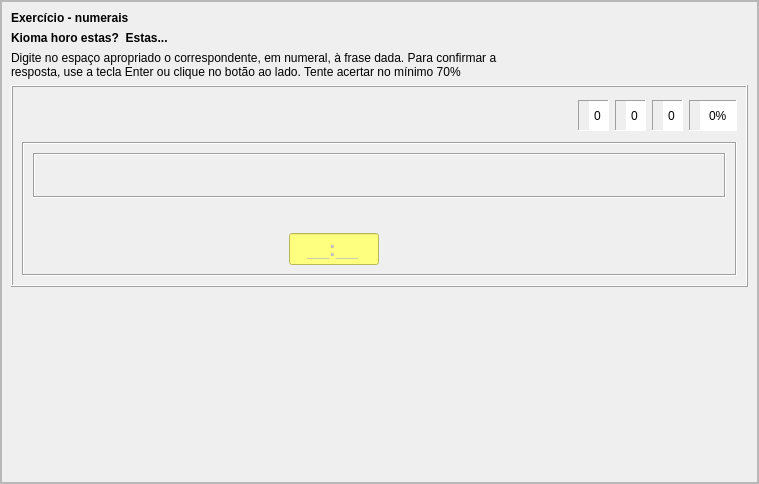
<?xml version="1.0" encoding="UTF-8"?>
<ui version="4.0">
 <class>kiomahoro</class>
 <widget class="QFrame" name="kiomahoro">
  <property name="geometry">
   <rect>
    <x>0</x>
    <y>0</y>
    <width>759</width>
    <height>484</height>
   </rect>
  </property>
  <property name="windowTitle">
   <string>Frame</string>
  </property>
  <property name="frameShape">
   <enum>QFrame::StyledPanel</enum>
  </property>
  <property name="frameShadow">
   <enum>QFrame::Raised</enum>
  </property>
  <property name="tipo" stdset="0">
   <string>senborda</string>
  </property>
  <layout class="QVBoxLayout" name="verticalLayout_5">
   <property name="spacing">
    <number>0</number>
   </property>
   <property name="leftMargin">
    <number>0</number>
   </property>
   <property name="topMargin">
    <number>0</number>
   </property>
   <property name="rightMargin">
    <number>0</number>
   </property>
   <property name="bottomMargin">
    <number>0</number>
   </property>
   <item>
    <widget class="QScrollArea" name="scrollArea">
     <property name="widgetResizable">
      <bool>true</bool>
     </property>
     <widget class="QWidget" name="scrollAreaWidgetContents">
      <property name="geometry">
       <rect>
        <x>0</x>
        <y>0</y>
        <width>755</width>
        <height>480</height>
       </rect>
      </property>
      <layout class="QVBoxLayout" name="verticalLayout_4">
       <item>
        <widget class="titolo" name="Lec11_Label3">
         <property name="maximumSize">
          <size>
           <width>16777215</width>
           <height>30</height>
          </size>
         </property>
         <property name="font">
          <font>
           <weight>75</weight>
           <bold>true</bold>
          </font>
         </property>
         <property name="text">
          <string notr="true">Exercício - numerais</string>
         </property>
        </widget>
       </item>
       <item>
        <widget class="QLabel" name="label">
         <property name="styleSheet">
          <string notr="true">font-weight: bold;</string>
         </property>
         <property name="text">
          <string notr="true">Kioma horo estas?  Estas...</string>
         </property>
         <property name="lingvo" stdset="0">
          <string>eo</string>
         </property>
        </widget>
       </item>
       <item>
        <widget class="QLabel" name="Lec11_Label12">
         <property name="text">
          <string notr="true">Digite no espaço apropriado o correspondente, em numeral, à frase dada. Para confirmar a 
resposta, use a tecla Enter ou clique no botão ao lado. Tente acertar no mínimo 70%</string>
         </property>
         <property name="wordWrap">
          <bool>true</bool>
         </property>
        </widget>
       </item>
       <item>
        <widget class="QFrame" name="frame">
         <property name="frameShape">
          <enum>QFrame::Box</enum>
         </property>
         <property name="frameShadow">
          <enum>QFrame::Raised</enum>
         </property>
         <property name="tipo" stdset="0">
          <string>markebla</string>
         </property>
         <layout class="QVBoxLayout" name="verticalLayout_3">
          <item>
           <layout class="QHBoxLayout" name="horizontalLayout_7">
            <item>
             <widget class="QFrame" name="frame_10">
              <property name="minimumSize">
               <size>
                <width>80</width>
                <height>40</height>
               </size>
              </property>
              <property name="maximumSize">
               <size>
                <width>16777215</width>
                <height>16777215</height>
               </size>
              </property>
              <property name="autoFillBackground">
               <bool>false</bool>
              </property>
              <property name="frameShape">
               <enum>QFrame::NoFrame</enum>
              </property>
              <property name="frameShadow">
               <enum>QFrame::Sunken</enum>
              </property>
              <layout class="QHBoxLayout" name="horizontalLayout">
               <property name="spacing">
                <number>1</number>
               </property>
               <property name="leftMargin">
                <number>0</number>
               </property>
               <property name="topMargin">
                <number>0</number>
               </property>
               <property name="rightMargin">
                <number>0</number>
               </property>
               <property name="bottomMargin">
                <number>0</number>
               </property>
               <item>
                <widget class="QPushButton" name="BitBtn1">
                 <property name="text">
                  <string notr="true"/>
                 </property>
                 <property name="icon">
                  <iconset>
                   <normalon>:/ikonoj/ekzercoj/komenci.png</normalon>
                   <activeon>:/ikonoj/ekzercoj/komenci-over.png</activeon>
                  </iconset>
                 </property>
                 <property name="iconSize">
                  <size>
                   <width>35</width>
                   <height>33</height>
                  </size>
                 </property>
                 <property name="flat">
                  <bool>true</bool>
                 </property>
                 <property name="tipo" stdset="0">
                  <string>komenci</string>
                 </property>
                </widget>
               </item>
               <item>
                <widget class="QPushButton" name="BitBtn3">
                 <property name="enabled">
                  <bool>false</bool>
                 </property>
                 <property name="text">
                  <string notr="true"/>
                 </property>
                 <property name="icon">
                  <iconset>
                   <normalon>:/ikonoj/ekzercoj/halti.png</normalon>
                   <activeon>:/ikonoj/ekzercoj/halti-over.png</activeon>
                  </iconset>
                 </property>
                 <property name="iconSize">
                  <size>
                   <width>35</width>
                   <height>33</height>
                  </size>
                 </property>
                 <property name="flat">
                  <bool>true</bool>
                 </property>
                 <property name="tipo" stdset="0">
                  <string>halti</string>
                 </property>
                </widget>
               </item>
              </layout>
             </widget>
            </item>
            <item>
             <spacer name="horizontalSpacer_10">
              <property name="orientation">
               <enum>Qt::Horizontal</enum>
              </property>
              <property name="sizeHint" stdset="0">
               <size>
                <width>0</width>
                <height>0</height>
               </size>
              </property>
             </spacer>
            </item>
            <item>
             <widget class="QFrame" name="frame_11">
              <property name="maximumSize">
               <size>
                <width>16777215</width>
                <height>31</height>
               </size>
              </property>
              <property name="autoFillBackground">
               <bool>false</bool>
              </property>
              <property name="frameShape">
               <enum>QFrame::Panel</enum>
              </property>
              <property name="frameShadow">
               <enum>QFrame::Sunken</enum>
              </property>
              <property name="tipo" stdset="0">
               <string>shilda</string>
              </property>
              <layout class="QHBoxLayout" name="horizontalLayout_3">
               <property name="spacing">
                <number>1</number>
               </property>
               <property name="leftMargin">
                <number>2</number>
               </property>
               <property name="topMargin">
                <number>0</number>
               </property>
               <property name="rightMargin">
                <number>0</number>
               </property>
               <property name="bottomMargin">
                <number>0</number>
               </property>
               <item>
                <widget class="QLabel" name="label_5">
                 <property name="maximumSize">
                  <size>
                   <width>24</width>
                   <height>24</height>
                  </size>
                 </property>
                 <property name="text">
                  <string notr="true"/>
                 </property>
                 <property name="pixmap">
                  <pixmap resource="ikonoj.qrc">:/ikonoj/kubeto.png</pixmap>
                 </property>
                 <property name="scaledContents">
                  <bool>true</bool>
                 </property>
                 <property name="alignment">
                  <set>Qt::AlignCenter</set>
                 </property>
                </widget>
               </item>
               <item>
                <widget class="QSpinBox" name="Placar1">
                 <property name="sizePolicy">
                  <sizepolicy hsizetype="Preferred" vsizetype="Preferred">
                   <horstretch>0</horstretch>
                   <verstretch>0</verstretch>
                  </sizepolicy>
                 </property>
                 <property name="frame">
                  <bool>false</bool>
                 </property>
                 <property name="alignment">
                  <set>Qt::AlignCenter</set>
                 </property>
                 <property name="readOnly">
                  <bool>true</bool>
                 </property>
                 <property name="buttonSymbols">
                  <enum>QAbstractSpinBox::NoButtons</enum>
                 </property>
                 <property name="tipo" stdset="0">
                  <string>shilda</string>
                 </property>
                </widget>
               </item>
              </layout>
             </widget>
            </item>
            <item>
             <widget class="QFrame" name="frame_12">
              <property name="maximumSize">
               <size>
                <width>16777215</width>
                <height>31</height>
               </size>
              </property>
              <property name="autoFillBackground">
               <bool>false</bool>
              </property>
              <property name="frameShape">
               <enum>QFrame::Panel</enum>
              </property>
              <property name="frameShadow">
               <enum>QFrame::Sunken</enum>
              </property>
              <property name="tipo" stdset="0">
               <string>shilda</string>
              </property>
              <layout class="QHBoxLayout" name="horizontalLayout_4">
               <property name="spacing">
                <number>1</number>
               </property>
               <property name="leftMargin">
                <number>2</number>
               </property>
               <property name="topMargin">
                <number>0</number>
               </property>
               <property name="rightMargin">
                <number>0</number>
               </property>
               <property name="bottomMargin">
                <number>0</number>
               </property>
               <item>
                <widget class="QLabel" name="label_8">
                 <property name="maximumSize">
                  <size>
                   <width>24</width>
                   <height>24</height>
                  </size>
                 </property>
                 <property name="text">
                  <string notr="true"/>
                 </property>
                 <property name="pixmap">
                  <pixmap resource="ikonoj.qrc">:/ikonoj/ekzercoj/bone.png</pixmap>
                 </property>
                 <property name="scaledContents">
                  <bool>true</bool>
                 </property>
                 <property name="alignment">
                  <set>Qt::AlignCenter</set>
                 </property>
                </widget>
               </item>
               <item>
                <widget class="QSpinBox" name="Placar2">
                 <property name="sizePolicy">
                  <sizepolicy hsizetype="Preferred" vsizetype="Preferred">
                   <horstretch>0</horstretch>
                   <verstretch>0</verstretch>
                  </sizepolicy>
                 </property>
                 <property name="frame">
                  <bool>false</bool>
                 </property>
                 <property name="alignment">
                  <set>Qt::AlignCenter</set>
                 </property>
                 <property name="readOnly">
                  <bool>true</bool>
                 </property>
                 <property name="buttonSymbols">
                  <enum>QAbstractSpinBox::NoButtons</enum>
                 </property>
                 <property name="tipo" stdset="0">
                  <string>shilda</string>
                 </property>
                </widget>
               </item>
              </layout>
             </widget>
            </item>
            <item>
             <widget class="QFrame" name="frame_36">
              <property name="maximumSize">
               <size>
                <width>16777215</width>
                <height>31</height>
               </size>
              </property>
              <property name="autoFillBackground">
               <bool>false</bool>
              </property>
              <property name="frameShape">
               <enum>QFrame::Panel</enum>
              </property>
              <property name="frameShadow">
               <enum>QFrame::Sunken</enum>
              </property>
              <property name="tipo" stdset="0">
               <string>shilda</string>
              </property>
              <layout class="QHBoxLayout" name="horizontalLayout_5">
               <property name="spacing">
                <number>1</number>
               </property>
               <property name="leftMargin">
                <number>2</number>
               </property>
               <property name="topMargin">
                <number>0</number>
               </property>
               <property name="rightMargin">
                <number>0</number>
               </property>
               <property name="bottomMargin">
                <number>0</number>
               </property>
               <item>
                <widget class="QLabel" name="label_9">
                 <property name="minimumSize">
                  <size>
                   <width>0</width>
                   <height>0</height>
                  </size>
                 </property>
                 <property name="maximumSize">
                  <size>
                   <width>24</width>
                   <height>24</height>
                  </size>
                 </property>
                 <property name="text">
                  <string notr="true"/>
                 </property>
                 <property name="pixmap">
                  <pixmap resource="ikonoj.qrc">:/ikonoj/ekzercoj/malbone.png</pixmap>
                 </property>
                 <property name="scaledContents">
                  <bool>true</bool>
                 </property>
                 <property name="alignment">
                  <set>Qt::AlignCenter</set>
                 </property>
                </widget>
               </item>
               <item>
                <widget class="QSpinBox" name="Placar3">
                 <property name="sizePolicy">
                  <sizepolicy hsizetype="Preferred" vsizetype="Preferred">
                   <horstretch>0</horstretch>
                   <verstretch>0</verstretch>
                  </sizepolicy>
                 </property>
                 <property name="minimumSize">
                  <size>
                   <width>0</width>
                   <height>0</height>
                  </size>
                 </property>
                 <property name="frame">
                  <bool>false</bool>
                 </property>
                 <property name="alignment">
                  <set>Qt::AlignCenter</set>
                 </property>
                 <property name="readOnly">
                  <bool>true</bool>
                 </property>
                 <property name="buttonSymbols">
                  <enum>QAbstractSpinBox::NoButtons</enum>
                 </property>
                 <property name="value">
                  <number>0</number>
                 </property>
                 <property name="tipo" stdset="0">
                  <string>shilda</string>
                 </property>
                </widget>
               </item>
              </layout>
             </widget>
            </item>
            <item>
             <widget class="QFrame" name="frame_37">
              <property name="maximumSize">
               <size>
                <width>16777215</width>
                <height>31</height>
               </size>
              </property>
              <property name="autoFillBackground">
               <bool>false</bool>
              </property>
              <property name="frameShape">
               <enum>QFrame::Panel</enum>
              </property>
              <property name="frameShadow">
               <enum>QFrame::Sunken</enum>
              </property>
              <property name="tipo" stdset="0">
               <string>shilda</string>
              </property>
              <layout class="QHBoxLayout" name="horizontalLayout_6">
               <property name="spacing">
                <number>1</number>
               </property>
               <property name="leftMargin">
                <number>2</number>
               </property>
               <property name="topMargin">
                <number>0</number>
               </property>
               <property name="rightMargin">
                <number>0</number>
               </property>
               <property name="bottomMargin">
                <number>0</number>
               </property>
               <item>
                <widget class="QLabel" name="label_10">
                 <property name="maximumSize">
                  <size>
                   <width>24</width>
                   <height>24</height>
                  </size>
                 </property>
                 <property name="text">
                  <string notr="true"/>
                 </property>
                 <property name="pixmap">
                  <pixmap resource="ikonoj.qrc">:/ikonoj/kalkulilo.png</pixmap>
                 </property>
                 <property name="scaledContents">
                  <bool>true</bool>
                 </property>
                 <property name="alignment">
                  <set>Qt::AlignCenter</set>
                 </property>
                </widget>
               </item>
               <item>
                <widget class="QSpinBox" name="Placar4">
                 <property name="sizePolicy">
                  <sizepolicy hsizetype="Preferred" vsizetype="Preferred">
                   <horstretch>0</horstretch>
                   <verstretch>0</verstretch>
                  </sizepolicy>
                 </property>
                 <property name="frame">
                  <bool>false</bool>
                 </property>
                 <property name="alignment">
                  <set>Qt::AlignCenter</set>
                 </property>
                 <property name="readOnly">
                  <bool>true</bool>
                 </property>
                 <property name="buttonSymbols">
                  <enum>QAbstractSpinBox::NoButtons</enum>
                 </property>
                 <property name="suffix">
                  <string>%</string>
                 </property>
                 <property name="maximum">
                  <number>100</number>
                 </property>
                 <property name="value">
                  <number>0</number>
                 </property>
                 <property name="tipo" stdset="0">
                  <string>shilda</string>
                 </property>
                </widget>
               </item>
              </layout>
             </widget>
            </item>
           </layout>
          </item>
          <item>
           <widget class="QFrame" name="frame_35">
            <property name="frameShape">
             <enum>QFrame::Box</enum>
            </property>
            <property name="frameShadow">
             <enum>QFrame::Sunken</enum>
            </property>
            <property name="tipo" stdset="0">
             <string>senborda</string>
            </property>
            <layout class="QVBoxLayout" name="verticalLayout_2">
             <item>
              <widget class="QFrame" name="Tajpujo">
               <property name="enabled">
                <bool>true</bool>
               </property>
               <property name="font">
                <font>
                 <pointsize>12</pointsize>
                </font>
               </property>
               <property name="frameShape">
                <enum>QFrame::Box</enum>
               </property>
               <property name="frameShadow">
                <enum>QFrame::Sunken</enum>
               </property>
               <property name="tipo" stdset="0">
                <string>ekzerca</string>
               </property>
               <layout class="QVBoxLayout" name="verticalLayout">
                <item>
                 <widget class="QLabel" name="Vorto0">
                  <property name="enabled">
                   <bool>true</bool>
                  </property>
                  <property name="font">
                   <font>
                    <pointsize>-1</pointsize>
                   </font>
                  </property>
                  <property name="styleSheet">
                   <string notr="true">font-size: 20px;</string>
                  </property>
                  <property name="text">
                   <string notr="true"/>
                  </property>
                  <property name="alignment">
                   <set>Qt::AlignCenter</set>
                  </property>
                  <property name="lingvo" stdset="0">
                   <string>eo</string>
                  </property>
                 </widget>
                </item>
               </layout>
              </widget>
             </item>
             <item>
              <widget class="QLabel" name="Korekta">
               <property name="enabled">
                <bool>true</bool>
               </property>
               <property name="font">
                <font>
                 <pointsize>-1</pointsize>
                </font>
               </property>
               <property name="styleSheet">
                <string notr="true">font-size: 20px;</string>
               </property>
               <property name="text">
                <string notr="true"/>
               </property>
               <property name="alignment">
                <set>Qt::AlignCenter</set>
               </property>
               <property name="lingvo" stdset="0">
                <string>eo</string>
               </property>
              </widget>
             </item>
             <item>
              <layout class="QHBoxLayout" name="horizontalLayout_2">
               <item>
                <spacer name="horizontalSpacer">
                 <property name="orientation">
                  <enum>Qt::Horizontal</enum>
                 </property>
                 <property name="sizeType">
                  <enum>QSizePolicy::Expanding</enum>
                 </property>
                 <property name="sizeHint" stdset="0">
                  <size>
                   <width>0</width>
                   <height>0</height>
                  </size>
                 </property>
                </spacer>
               </item>
               <item>
                <widget class="QLineEdit" name="Edit1">
                 <property name="enabled">
                  <bool>false</bool>
                 </property>
                 <property name="sizePolicy">
                  <sizepolicy hsizetype="Maximum" vsizetype="Fixed">
                   <horstretch>0</horstretch>
                   <verstretch>0</verstretch>
                  </sizepolicy>
                 </property>
                 <property name="maximumSize">
                  <size>
                   <width>90</width>
                   <height>16777215</height>
                  </size>
                 </property>
                 <property name="font">
                  <font>
                   <pointsize>-1</pointsize>
                   <weight>75</weight>
                   <bold>true</bold>
                  </font>
                 </property>
                 <property name="styleSheet">
                  <string notr="true">background-color: rgb(255, 255, 127);
font-size: 20px;
font-weight: bold;</string>
                 </property>
                 <property name="inputMask">
                  <string>99:99;_</string>
                 </property>
                 <property name="text">
                  <string notr="true">:</string>
                 </property>
                 <property name="maxLength">
                  <number>5</number>
                 </property>
                 <property name="frame">
                  <bool>true</bool>
                 </property>
                 <property name="cursorPosition">
                  <number>5</number>
                 </property>
                 <property name="alignment">
                  <set>Qt::AlignCenter</set>
                 </property>
                </widget>
               </item>
               <item>
                <widget class="QPushButton" name="BitBtn2">
                 <property name="enabled">
                  <bool>false</bool>
                 </property>
                 <property name="sizePolicy">
                  <sizepolicy hsizetype="Maximum" vsizetype="Fixed">
                   <horstretch>0</horstretch>
                   <verstretch>0</verstretch>
                  </sizepolicy>
                 </property>
                 <property name="minimumSize">
                  <size>
                   <width>0</width>
                   <height>0</height>
                  </size>
                 </property>
                 <property name="text">
                  <string notr="true"/>
                 </property>
                 <property name="icon">
                  <iconset>
                   <normalon>:/ikonoj/ekzercoj/validi.png</normalon>
                   <activeon>:/ikonoj/ekzercoj/validi-over.png</activeon>
                  </iconset>
                 </property>
                 <property name="iconSize">
                  <size>
                   <width>35</width>
                   <height>33</height>
                  </size>
                 </property>
                 <property name="flat">
                  <bool>true</bool>
                 </property>
                 <property name="tipo" stdset="0">
                  <string>validigi</string>
                 </property>
                </widget>
               </item>
               <item>
                <spacer name="horizontalSpacer_9">
                 <property name="orientation">
                  <enum>Qt::Horizontal</enum>
                 </property>
                 <property name="sizeHint" stdset="0">
                  <size>
                   <width>0</width>
                   <height>0</height>
                  </size>
                 </property>
                </spacer>
               </item>
               <item>
                <widget class="QPushButton" name="printilo_ps">
                 <property name="sizePolicy">
                  <sizepolicy hsizetype="Maximum" vsizetype="Fixed">
                   <horstretch>0</horstretch>
                   <verstretch>0</verstretch>
                  </sizepolicy>
                 </property>
                 <property name="minimumSize">
                  <size>
                   <width>0</width>
                   <height>0</height>
                  </size>
                 </property>
                 <property name="maximumSize">
                  <size>
                   <width>16777215</width>
                   <height>16777215</height>
                  </size>
                 </property>
                 <property name="text">
                  <string notr="true"/>
                 </property>
                 <property name="icon">
                  <iconset>
                   <normalon>:/ikonoj/ekzercoj/printi-ekzercon.png</normalon>
                   <activeon>:/ikonoj/ekzercoj/printi-ekzercon-over.png</activeon>
                  </iconset>
                 </property>
                 <property name="iconSize">
                  <size>
                   <width>81</width>
                   <height>33</height>
                  </size>
                 </property>
                 <property name="flat">
                  <bool>true</bool>
                 </property>
                 <property name="tipo" stdset="0">
                  <string>printi_ekzercon</string>
                 </property>
                </widget>
               </item>
              </layout>
             </item>
            </layout>
           </widget>
          </item>
         </layout>
        </widget>
       </item>
       <item>
        <spacer name="verticalSpacer">
         <property name="orientation">
          <enum>Qt::Vertical</enum>
         </property>
         <property name="sizeHint" stdset="0">
          <size>
           <width>20</width>
           <height>94</height>
          </size>
         </property>
        </spacer>
       </item>
      </layout>
     </widget>
    </widget>
   </item>
  </layout>
 </widget>
 <customwidgets>
  <customwidget>
   <class>titolo</class>
   <extends>QLabel</extends>
   <header>titolo.h</header>
  </customwidget>
 </customwidgets>
 <resources>
  <include location="ikonoj.qrc"/>
 </resources>
 <connections/>
</ui>
